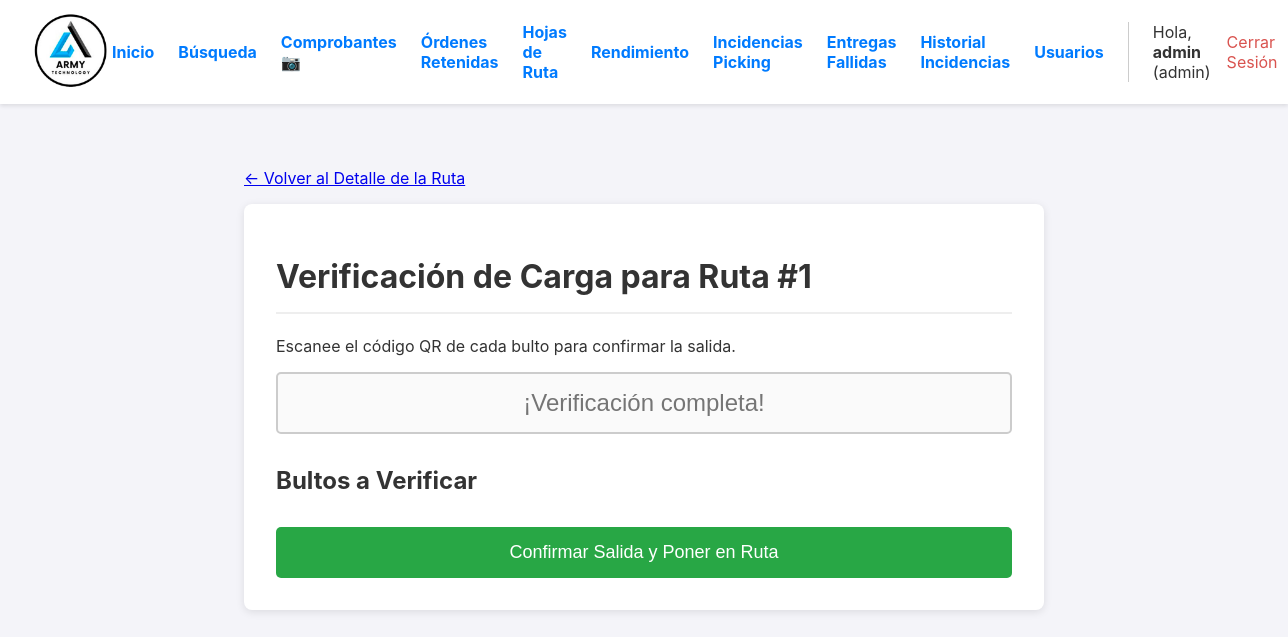
The page /ruta/1/verificar-carga (signed in) on the database its author committed.
### app.py (models this page shows, shortened)
class User(UserMixin, db.Model):
    id = db.Column(db.Integer, primary_key=True)
    username = db.Column(db.String(80), unique=True, nullable=False)
    password_hash = db.Column(db.String(256), nullable=False)
    role = db.Column(db.String(20), nullable=False, default='operario')

class HojaDeRuta(db.Model):
    __tablename__ = 'hoja_de_ruta'
    id = db.Column(db.Integer, primary_key=True)
    fecha_creacion = db.Column(db.DateTime, default=datetime.datetime.utcnow)
    estado = db.Column(db.String(20), nullable=False, default='EN_PREPARACION')
    gastos_asignados = db.Column(db.Float, nullable=False, default=0.0)
    ordenes = db.relationship('Orden', backref='hoja_de_ruta', lazy='dynamic')
    transacciones = db.relationship('Transaccion', backref='hoja_de_ruta', lazy='dynamic', cascade="all, delete-orphan")
    gastos_viaje = db.relationship('GastoViaje', backref='hoja_de_ruta', lazy='dynamic', cascade="all, delete-orphan")
    fecha_finalizacion = db.Column(db.DateTime, nullable=True)
    tipo_entrega = db.Column(db.String(20), nullable=False, default='INTERNA') # Valores: 'INTERNA', 'EXTERNA'
    conductor_id = db.Column(db.Integer, db.ForeignKey('user.id'), nullable=True) # Ahora es opcional
    conductor = db.relationship('User', backref='hojas_de_ruta')
    nombre_transportista = db.Column(db.String(100), nullable=True) # Ej: "Guatex", "Cargo Expreso"
    nombre_receptor = db.Column(db.String(100), nullable=True)     # Nombre de la persona que recibe
    id_receptor = db.Column(db.String(50), nullable=True)          # DPI, Cédula, etc.

### app.py (the view)
@app.route('/ruta/<int:ruta_id>/verificar-carga', methods=['GET'])
@login_required
@logistica_required
def verificar_carga_ruta(ruta_id):
    ruta = db.get_or_404(HojaDeRuta, ruta_id)
    if ruta.estado != 'EN_PREPARACION':
        flash("Esta ruta no puede ser verificada porque no está en preparación.", "warning")
        return redirect(url_for('detalle_ruta', ruta_id=ruta.id))
    bultos_en_ruta = db.session.execute(
        db.select(Bulto).join(Bulto.orden).where(Orden.hoja_de_ruta_id == ruta.id)
    ).scalars().all()
    return render_template('verificar_carga_ruta.html', ruta=ruta, bultos=bultos_en_ruta)

### app.py (called while the page is built)
def logistica_required(f):
    @wraps(f)
    def decorated_function(*args, **kwargs):
        if not current_user.is_authenticated or current_user.role not in ['admin', 'operario', 'garantias']:
            flash('Se requiere rol de Administrador, Operario o Garantías para acceder a esta página.', 'error')
            return redirect(url_for('dashboard'))
        return f(*args, **kwargs)
    return decorated_function

@login_manager.user_loader
def load_user(user_id):
    return db.session.get(User, int(user_id))

### templates/verificar_carga_ruta.html (shortened to what this page needs)
{% extends "layout.html" %}
{% block content %}
<div class="container">
    <a href="{{ url_for('detalle_ruta', ruta_id=ruta.id) }}">← Volver al Detalle de la Ruta</a>
    <div class="card" style="margin-top: 1rem;">
        <h1>Verificación de Carga para Ruta #{{ ruta.id }}</h1>
        <p>Escanee el código QR de cada bulto para confirmar la salida.</p>
        <div class="scan-area">
            <input type="text" id="scan-input-carga" class="scan-input" placeholder="Escanear QR del bulto..." autofocus autocomplete="off" />
        </div>
        <h2>Bultos a Verificar</h2>
        <div style="margin-top: 2rem;">
             <form action="{{ url_for('confirmar_salida_ruta', ruta_id=ruta.id) }}" method="POST">
                <button type="submit" id="finalizar-btn-carga" class="finalizar-btn" disabled>Confirmar Salida y Poner en Ruta</button>
            </form>
        </div>
    </div>
</div>
{% endblock %}

### templates/layout.html (shortened to what this page needs)
<!DOCTYPE html>
<html lang="es">
<head>
</head>
<body>
    <header>
        <div class="logo">
            <a href="{{ url_for('dashboard') }}">
                <img src="{{ url_for('static', filename='img/logo.png') }}" alt="Logo de la Empresa">
            </a>
        </div>
        <nav class="nav">
             {% if current_user.is_authenticated %}
                {% if current_user.role == 'admin' %}
                    <div class="nav-admin-links">
                        <a href="{{ url_for('dashboard') }}">Inicio</a>
                        <a href="{{ url_for('reportes_y_busqueda') }}">Búsqueda</a>
                        <a href="{{ url_for('galeria_comprobantes') }}">Comprobantes 📷</a>
                        <a href="{{ url_for('ordenes_retenidas') }}">Órdenes Retenidas</a>
                        <a href="{{ url_for('gestionar_rutas') }}">Hojas de Ruta</a>
                        <a href="{{ url_for('reporte_operarios') }}">Rendimiento</a>
                        <a href="{{ url_for('gestionar_incidencias') }}" class="nav-link-with-badge">
                            Incidencias Picking
                        </a>
                        <a href="{{ url_for('gestionar_entregas_fallidas') }}" class="nav-link-with-badge">
                            Entregas Fallidas
                        </a>
                        <a href="{{ url_for('historial_incidencias') }}">Historial Incidencias</a>
                        <a href="{{ url_for('gestionar_usuarios') }}">Usuarios</a>
                    </div>
                {% endif %}
                <div class="user-info">
                    <span>Hola, <strong>{{ current_user.username }}</strong> ({{ current_user.role }})</span>
                    <a href="{{ url_for('logout') }}" style="color: #d9534f;">Cerrar Sesión</a>
                </div>
             {% endif %}
        </nav>
    </header>
    <main>
        {% block content %}{% endblock %}
    </main>
</body>
</html>

### templates/layout.html (style rules this page uses)
body { font-family: -apple-system, BlinkMacSystemFont, "Segoe UI", Roboto, "Helvetica Neue", Arial, sans-serif; margin: 0; background-color: #f4f4f9; color: #333; }
header { background-color: #fff; padding: 10px 2em; display: flex; justify-content: space-between; align-items: center; box-shadow: 0 2px 4px rgba(0,0,0,0.1); position: sticky; top: 0; z-index: 100; }
.logo img { height: 80px; }
.nav { display: flex; align-items: center; gap: 1em; }
.nav-admin-links { display: flex; align-items: center; gap: 1.5em; font-weight: bold; border-right: 1px solid #ccc; padding-right: 1.5em; margin-right: 0.5em; }
.nav-admin-links a, .user-info a { text-decoration: none; color: #007bff; }
.user-info { display: flex; align-items: center; gap: 1em; }
main { padding: 2em; }
* { box-sizing: border-box; }
main { padding: 1em; }
@media (min-width: 768px) { main { padding: 2em; } }
.nav-link-with-badge { position: relative; text-decoration: none; }

### templates/verificar_carga_ruta.html (style rules this page uses)
.container { max-width: 800px; margin: 2em auto; }
.card { background: white; padding: 2em; border-radius: 8px; box-shadow: 0 2px 8px rgba(0,0,0,0.1); }
h1 { border-bottom: 2px solid #eee; padding-bottom: 0.5em; }
.scan-area { margin-bottom: 2rem; }
.scan-input { width: 100%; padding: 15px; font-size: 1.5rem; text-align: center; border-radius: 5px; border: 2px solid #ccc; }
.finalizar-btn { background-color: #28a745; color: white; padding: 15px 30px; font-size: 18px; border: none; border-radius: 5px; cursor: pointer; width: 100%; }

### rows shown on the page
User: username "admin", role "admin"
HojaDeRuta: id "1"
